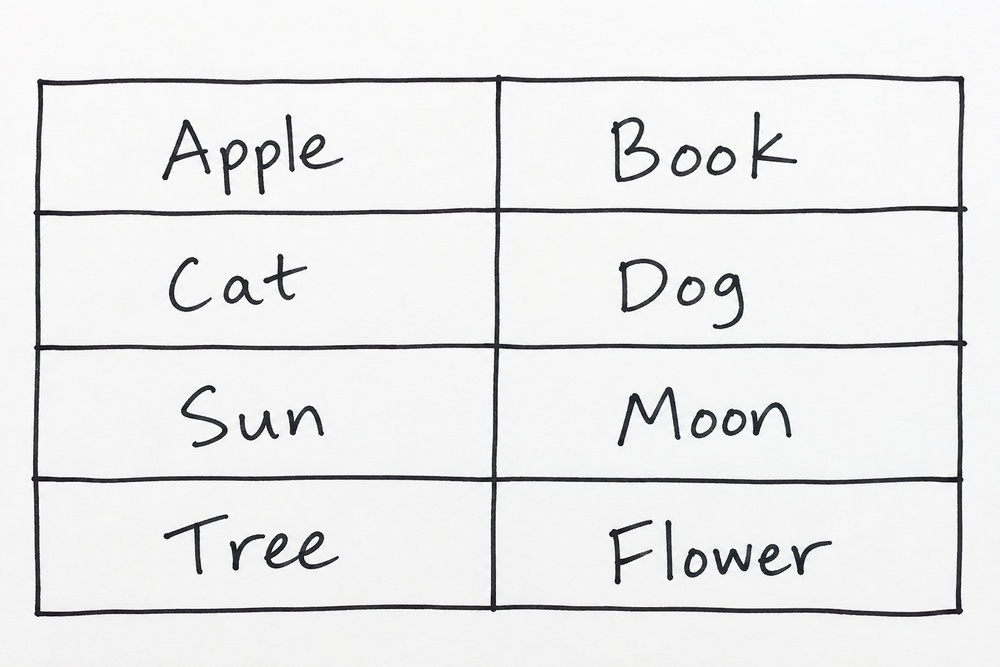
#> input picture temp_deskewed_image.jpg, 1000 x 667 px, shrunk from 1536 x 1024 before the run
$ python -i deskew.py   (imports and definitions only)
#> lines starting #> are read from the running program, lines starting #| are printed output that depends on the picture; after the words box and inside, x2 and y2 are one past the last pixel; in counts of white or black regions, pixels touching at a corner belong together
#> further down, picture is the input picture: shape (667, 1000, 3); mean B, G, R 233.2, 233, 232.9
import cv2
import numpy as np

# Converts the raw image that is skewed makes it unskewed

def deskew_image(image):
    # 1. Convert to grayscale and invert (background black, text white)
    gray = cv2.cvtColor(image, cv2.COLOR_BGR2GRAY)
    gray = cv2.bitwise_not(gray)
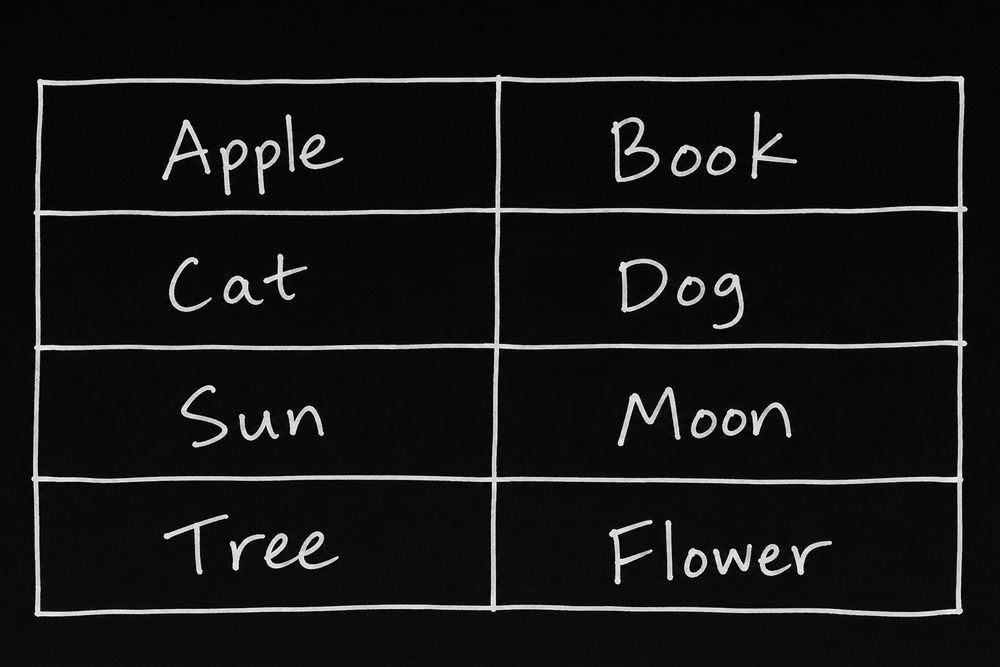
#> gray: shape (667, 1000); min 0, max 255, mean 22

    # 2. Thresholding to create a binary image
    thresh = cv2.threshold(gray, 0, 255, cv2.THRESH_BINARY | cv2.THRESH_OTSU)[1]
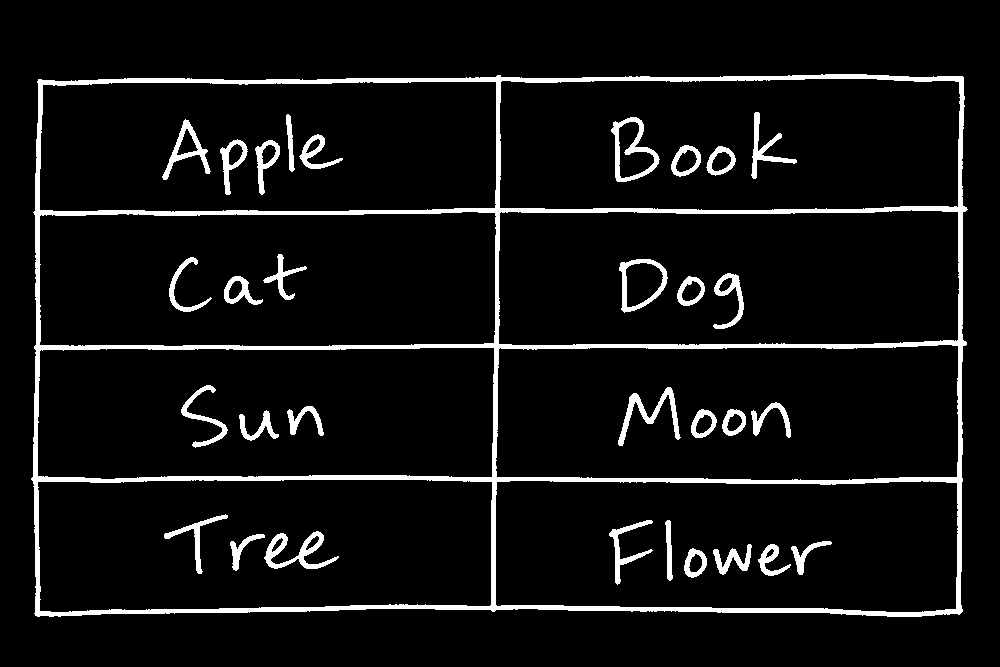
#> thresh: shape (667, 1000); 6.6% white; 32 white regions, largest, box (x1, y1, x2, y2) and area: (31, 74, 968, 617) 28421, (264, 531, 339, 569) 956, (611, 117, 660, 182) 942

    # 3. Get all white pixel coordinates containing text
    coords = np.column_stack(np.where(thresh > 0))
#> coords = 44125 pairs, first value 74 to 616, second value 31 to 967

    # 4. Find the minimum area rectangle enclosing all text and extract the angle
    angle = cv2.minAreaRect(coords)[-1]
#> angle = -90

    # Adjust the angle based on cv2.minAreaRect behavior
    if angle < -45:
        angle = -(90 + angle)
#> angle = 0
    else:
        angle = -angle

    # 5. Calculate the rotation matrix and apply affine transformation
    (h, w) = image.shape[:2]
#> h = 667; w = 1000
    center = (w // 2, h // 2)
#> center = (500, 333)
    M = cv2.getRotationMatrix2D(center, angle, 1.0)
#> M = [[1, 0, 0], [0, 1, 0]]

    # Rotate the image with a white background border
    rotated = cv2.warpAffine(image, M, (w, h), flags=cv2.INTER_CUBIC, borderMode=cv2.BORDER_REPLICATE)

    return rotated

>>> import cv2
>>> picture = cv2.imread('../temp_deskewed_image.jpg')
>>> result = deskew_image(picture)

$ run again, on synthetic_iam_table.jpg
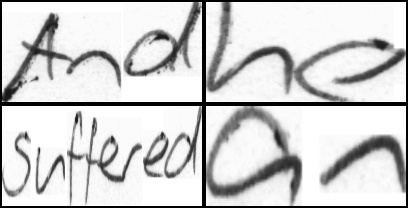
#> input picture synthetic_iam_table.jpg, 408 x 208 px
#> picture is the input picture: shape (208, 408, 3); min 0, max 255, mean 207.6
#> in deskew_image, `gray = cv2.bitwise_not(gray)`:
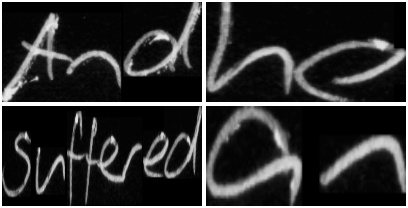
#> gray: shape (208, 408); min 0, max 255, mean 47.4
#> in deskew_image, `thresh = cv2.threshold(gray, 0, 255, cv2.THRESH_BINARY | cv2.THRESH_OT..`:
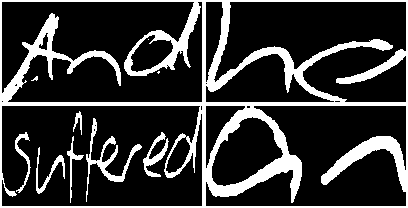
#> thresh: shape (208, 408); 20.9% white; 10 white regions (3 under 20 px), largest, box (x1, y1, x2, y2) and area: (0, 0, 408, 208) 15735, (86, 118, 142, 202) 753, (143, 132, 169, 177) 374
#> coords = 17704 pairs, first value 0 to 207, second value 0 to 407
#> in deskew_image, `angle = cv2.minAreaRect(coords)[-1]`: angle = -90
#> in deskew_image, `angle = -(90 + angle)`: angle = 0
#> M = [[1, 0, 0], [0, 1, 0]]

$ run again, on table.jpg
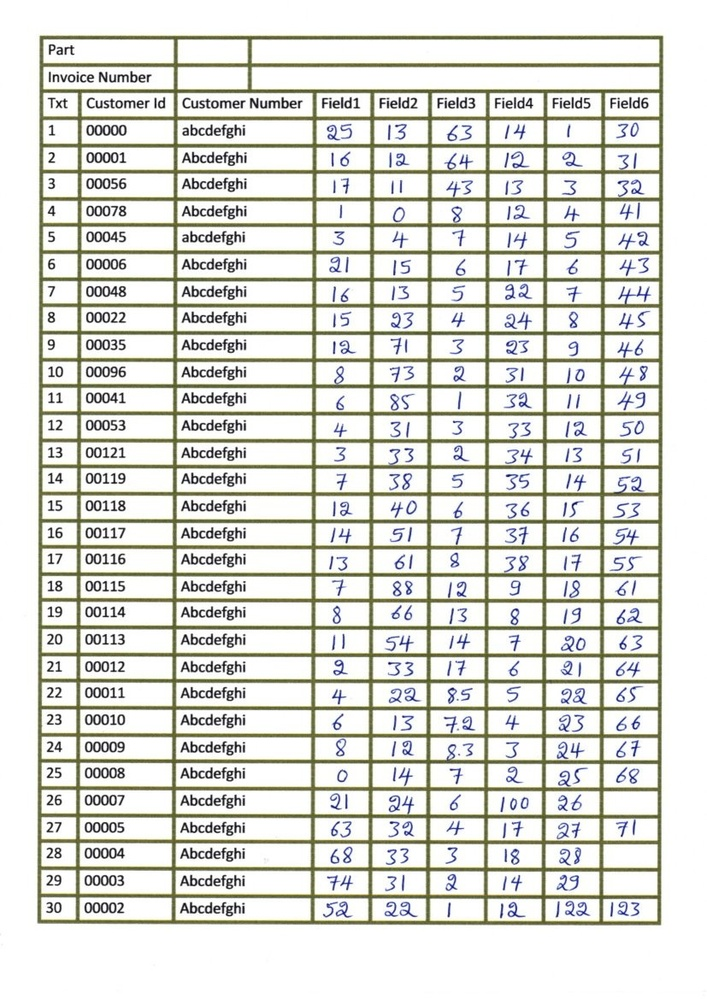
#> input picture table.jpg, 707 x 999 px, shrunk from 827 x 1169 before the run
#> picture is the input picture: shape (999, 707, 3); mean B, G, R 213.5, 220.8, 220
#> in deskew_image, `thresh = cv2.threshold(gray, 0, 255, cv2.THRESH_BINARY | cv2.THRESH_OT..`:
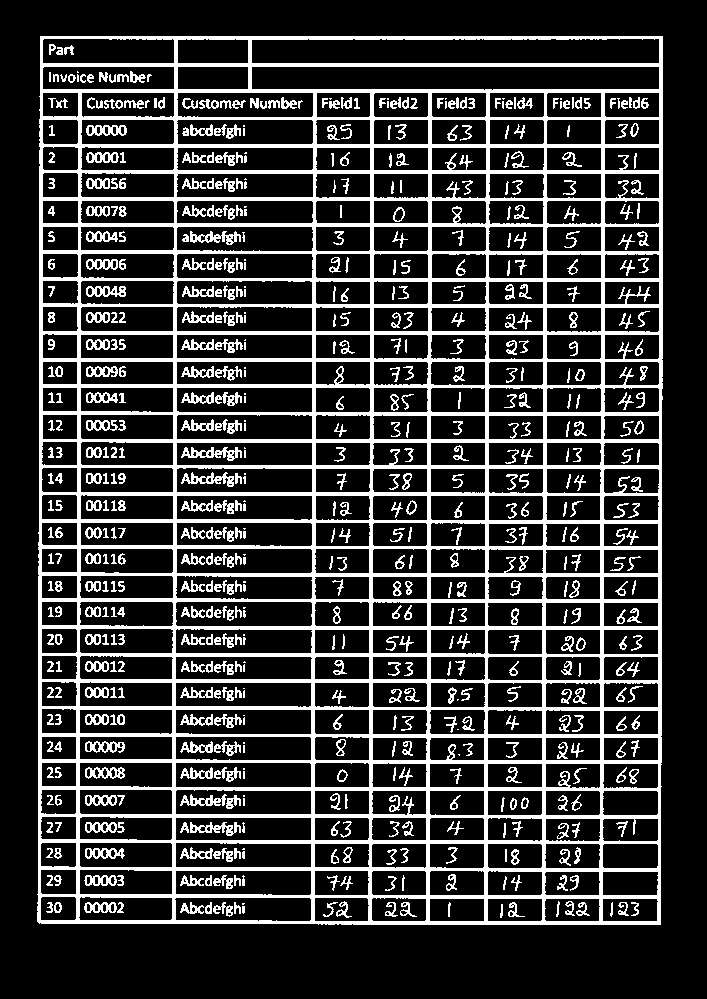
#> thresh: shape (999, 707); 21.2% white; 651 white regions (60 under 20 px), largest, box (x1, y1, x2, y2) and area: (37, 36, 663, 925) 109054, (181, 447, 242, 461) 399, (190, 231, 241, 245) 347
#> coords = 149866 pairs, first value 36 to 924, second value 37 to 662
#> in deskew_image, `angle = cv2.minAreaRect(coords)[-1]`: angle = -0.144
#> in deskew_image, `angle = -angle`: angle = 0.144
#> M = [[1, 0.00251, -1.25], [-0.00251, 1, 0.886]]
#> in deskew_image, `rotated = cv2.warpAffine(image, M, (w, h), flags=cv2.INTER_CUBIC, bord..`:
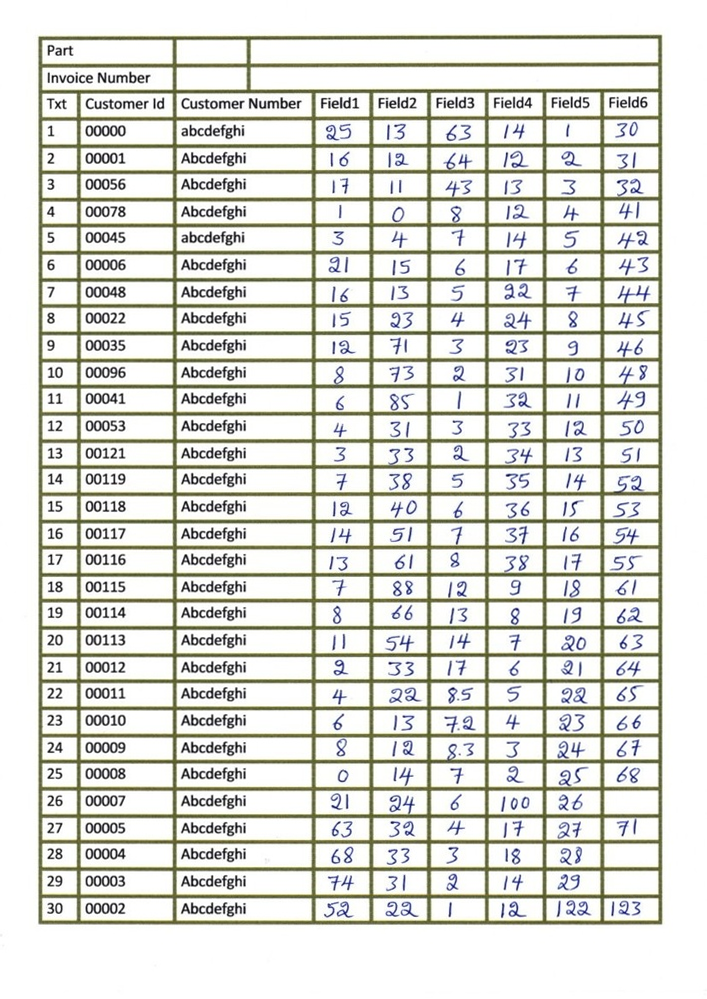
#> rotated: shape (999, 707, 3); mean B, G, R 213.3, 220.5, 219.8
